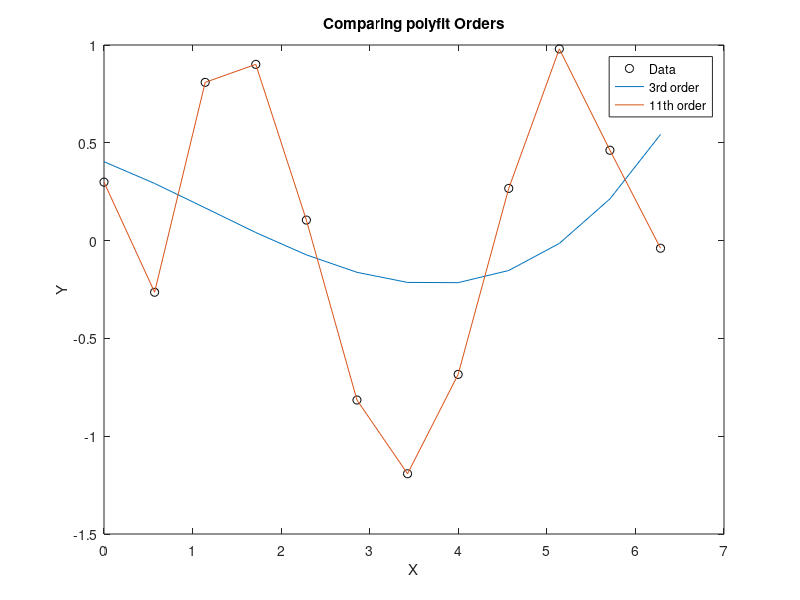

Reproduce this figure in MATLAB.
% Noisy data
data = [0            0.299;
    0.5712      -0.264;
    1.1424       0.809;
    1.7136       0.901;
    2.2848       0.105;
    2.8560      -0.815;
    3.4272      -1.192;
    3.9984      -0.684;
    4.5696       0.267;
    5.1408       0.980;
    5.7120       0.462;
    6.2832      -0.039];
x = data(:, 1);
y = data(:, 2);
plot(x, y, 'ko')
hold on

% Cubic fit
p_cubic = polyfit(x, y, 3);
plot(x, polyval(p_cubic, x))

% 11th order fit
p_11th = polyfit(x, y, 11);
plot(x, polyval(p_11th, x));

% Format plot
hold off
xlabel('X')
ylabel('Y')
legend('Data', '3rd order', '11th order')
title('Comparing polyfit Orders')
